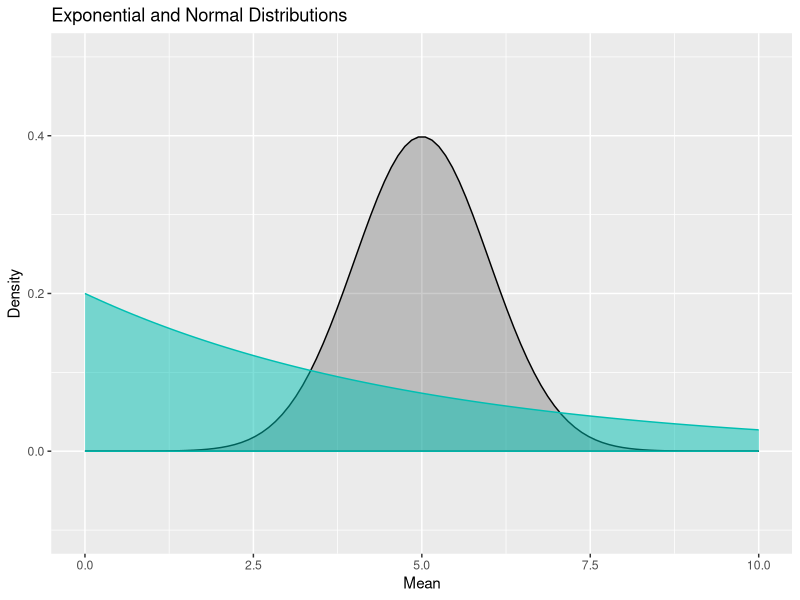
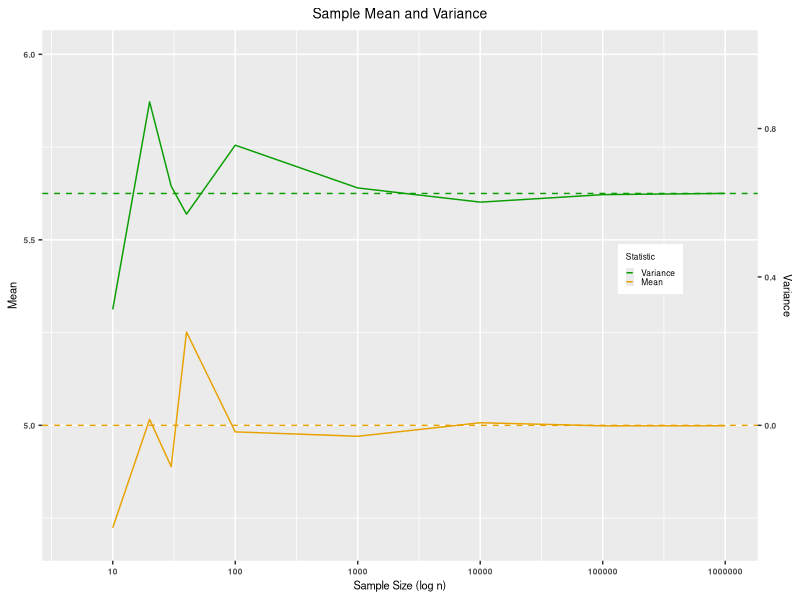
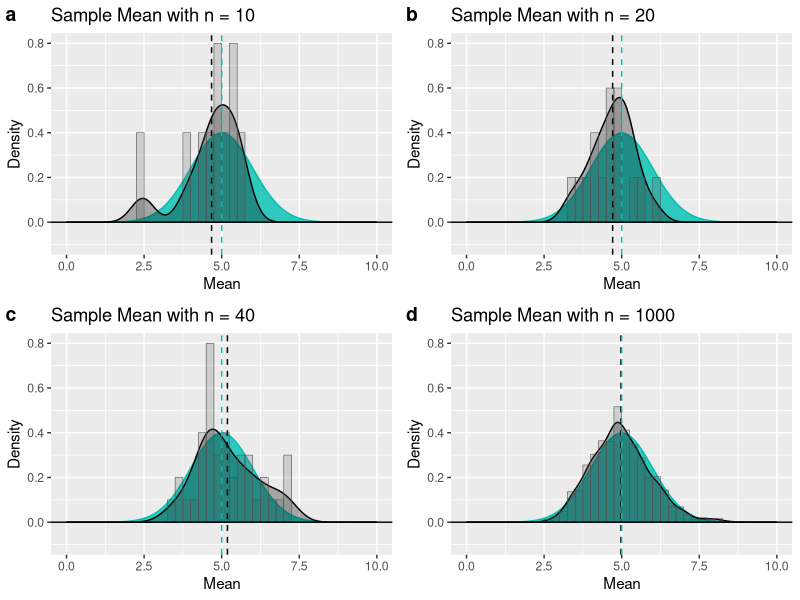

The R script that drew these images, in order: (Note: this script raises an error after producing the figures.)
## ---- chunk 1
knitr::opts_chunk$set(echo = TRUE)
## ---- chunk 2
options(scipen = 999)
options(digits = 3)

# Verify the simulation data is formatted as a list of n matrices
VERIFY_SOURCE_FILE = FALSE    # store to file
VERIFY_SOURCE_SCR  = FALSE    # print to screen
RUN_SIM_VERIFY     = FALSE    # run verification tests

# Verify the mean column data is stored as a list of lists.
VERIFY_MEAN_DISTRIB_FILE  = FALSE
VERIFY_MEAN_DISTRIB_SCR   = FALSE
RUN_VERIFY_MEAN_DISTRIB   = FALSE

# Verify the mean distribution images
VERIFY_MEAN_DIST_IMG      = FALSE
VERIFY_MEAN_DIST_IMG_FILE = FALSE
RUN_MEAN_DIST_IMG         = FALSE

# Verify the simulation data
VERIFY_SAMPLE_STATS_FILE  = FALSE
VERIFY_SAMPLE_STATS_SCR   = FALSE
RUN_VERIFY_STATS          = FALSE

# Verify the mean convergence image
VERIFY_CONVERGE_IMG       = FALSE
RUN_VERIFY_CONVERGE_IMG   = FALSE

# Verify the Tooth image
VERIFY_TOOTH_DATA         = FALSE
RUN_VERIFY_TOOTH_DATA     = FALSE

# Verify the TOOTH image
VERIFY_TOOTH_IMG          = FALSE
RUN_VERIFY_TOOTH_IMG      = FALSE

# Verify the convergence table
VERIFY_CONVERGE_TABLE     = FALSE
RUN_VERIFY_CONVERGE_TABLE = FALSE

# Verify the convergence table
VERIFY_TOOTH_SUMMARY      = FALSE
RUN_VERIFY_TOOTH_SUMMARY  = FALSE

# Verify the convergence table
RUN_CALCULATE_AREA_D      = FALSE
VERIFY_CALCULATE_AREA_D   = FALSE

# Verify the convergence table
EXECUTE                   = TRUE

library(dplyr)
library(ggplot2)
library(gridExtra)
library(knitr)
library(kableExtra)
library(ggpubr)
library(matrixStats)
library(data.table)
library(sfsmisc)

set.seed(2063)

LAMBDA       <- 0.2
SAMPLE_SIZE   <- 40
MU           <- 1/LAMBDA
SIGMA        <- 1/LAMBDA
VARIANCE     <- SIGMA^2
SAMPLE_ERR     <- SIGMA/sqrt(SAMPLE_SIZE)
SAMPLE_VAR   <- SAMPLE_ERR^2

if(FALSE)
{
  print("CONSTANTS")
  print(paste0("LAMBDA            = ", LAMBDA))
  print(paste0("SAMPLE_SIZE        = ", SAMPLE_SIZE))
  print(paste0("MU                = ", MU))
  print(paste0("SIGMA             = ", SIGMA))
  print(paste0("VARIANCE          = ", VARIANCE))
  print(paste0("SAMPLE_ERR          = ", SAMPLE_ERR))
}

## ---- chunk 3

# generateSimulationData <- function(sampleRepetition)
# {
#   if(RUN_SIM_VERIFY & VERIFY_MEAN_DISTRIB_SCR | FALSE)
#   {
#     print("generateSampleMeansLists: verify inputs")
#     print(paste0("sampleRepetitions = ", sampleRepetition))
#     print(paste0("SAMPLE_SIZE   = ", SAMPLE_SIZE))
#     print(paste0("LAMBDA       = ", LAMBDA))
#   }
# 
#   # ----------------------------------------------------------------------------------
#   simData <- list()
# 
#   for (i in 1:length(sampleRepetition)) {
#     simData[[i]] <- matrix(rexp(sampleRepetition[i]*SAMPLE_SIZE, LAMBDA),
#                                    nrow = SAMPLE_SIZE, ncol = sampleRepetition[i])
#   }
# 
# 
#   # ----------------------------------------------------------------------------------
# 
#   if(RUN_SIM_VERIFY & VERIFY_SOURCE_FILE | FALSE)
#   {
#     print("generateSampleMeansLists: store in simData_#.csv")
#     filename <- paste0("simData_", sampleRepetition[i], ".csv")
#     write.csv(sampleMatrix, filename, row.names=FALSE)
#   }
# 
#   if(RUN_SIM_VERIFY & VERIFY_SOURCE_SCR | FALSE)
#   {
#     print("generateSampleMeansLists: ")
#     print(simData)
#   }
# 
#   return (simData)
# }
# 
# if(RUN_SIM_VERIFY)
# {
#   sampleRepetition  <- c(10, 20, 30, 40)
# 
#   simData <- generateSampleMeansLists(sampleRepetition)
# 
#   print("RUN_SIM_VERIFY: simData")
#   print(simData)
# }

## ---- chunk 4

# generateMeanDist <- function(sampleRepetition, simData)
# {
#   if(VERIFY_MEAN_DISTRIB_SCR | FALSE)
#   {
#     print("generateMeanDist: verify inputs")
#     print(paste0("sampleRepetitions = ", sampleRepetition))
#     print(paste0("LAMBDA            = ", LAMBDA))
#     print(paste0("MU                = ", MU))
#     print(paste0("VARIANCE            = ", VARIANCE))
#     print(paste0("SAMPLE_ERR         = ", SAMPLE_ERR))
#     # print("simData = ")
#     # print(simData)
#     print("Test sim data separately")
#   }
# 
#   # ----------------------------------------------------------------------------------
#   # distributions     <- list()
#   sampleMeansLists <- list()
# 
#   for (i in 1:length(sampleRepetition)) {
#     sampleMeansLists[[i]]   <- colMeans(simData[[i]])
#   }
# #
# #   transformToN <- function(sample) {
# #     (sample - MU)/SAMPLE_ERR
# #   }
# #
# #   for (i in 1:length(sampleRepetition)) {
# #     sampleMeansLists[[i]]   <- lapply(distributions[[i]], transformToN)
# #     sampleMeansLists[[i]]   <- c(unlist(sampleMeansLists[[i]]))
# #   }
# 
#   if(VERIFY_MEAN_DISTRIB_SCR | FALSE)
#   {
#     for (i in 1:length(sampleRepetition)) {
#       # print("distributions = ")
#       # print(distributions[i])
#       print("sampleMeansLists = ")
#       print(sampleMeansLists[i])
#     }
#   }
# 
#   # ----------------------------------------------------------------------------------
# 
#   if(VERIFY_MEAN_DISTRIB_FILE | FALSE)
#   {
#     print("generateMeanDist: store in simData_#.csv")
#     for (i in 1:length(sampleRepetition)) {
#       filename <- paste0("sampleMeansLists_", sampleRepetition[i], ".csv")
#       write.csv(sampleMeansLists[[i]], filename, row.names=FALSE)
# 
#       filename2 <- paste0("distributions_", sampleRepetition[i], ".csv")
#       write.csv(distributions[[i]], filename2, row.names=FALSE)
#     }
#   }
# 
#   if(VERIFY_MEAN_DISTRIB_SCR | FALSE)
#   {
#     print("generateMeanDist: sampleMeansLists")
#     print(sampleMeansLists)
#   }
# 
#   return (sampleMeansLists)
# }
# 
# if(RUN_VERIFY_MEAN_DISTRIB)
# {
#   sampleRepetition  <- c(10, 20, 30, 40)
# 
#   simData           <- generateSampleMeansLists(sampleRepetition)
#   sampleMeansLists <- generateMeanDist(sampleRepetition, simData)
#   # sampleMeansLists <- generateSampleMeansLists(sampleRepetition)
# 
#   print("RUN_VERIFY_MEAN_DISTRIB: sampleMeansLists")
#   print(sampleMeansLists)
# }

## ---- chunk 5
generateExponentialData <- function(sample)
{
  simData <- matrix(rexp(sample*SAMPLE_SIZE, LAMBDA), nrow = SAMPLE_SIZE, ncol = sample)
  
  if(VERIFY_SAMPLE_STATS_SCR | FALSE)
  {
    print("generateExponentialData: verify inputs")
    print(paste0("MU           = ", MU))
    print(paste0("var          = ", VARIANCE))
    print(paste0("sample      = ", sample))
    print(paste0("SAMPLE_SIZE   = ", SAMPLE_SIZE))
    print("simData = ")
    print(simData)
    # print("Test simData separately")
  }
  return (simData)
}
## ---- chunk 6
calculateSampleMeansStats <- function (sampleRepetition)
{
  sampleStats <- data.frame(N_obs = integer(), mu = double(), muErr = double(),
                            variation = double(), varErr = double())

  for (sample in 1:length(sampleRepetition)) {
    simData       <- generateExponentialData(sampleRepetition[[sample]])
    sampleMeans   <- colMeans(simData)
    if(VERIFY_SAMPLE_STATS_SCR | FALSE)
    {
      print("generateSampleMeansLists: verify inputs")
      print(paste0("MU           = ", MU))
      print(paste0("var          = ", VARIANCE))
      print("sampleMeans = ")
      print(sampleMeans)
      # print("Test sampleMeans separately")
      # print("simData = ")
      # print(simData)
      print("Test simData separately")
    }
 
    xbar          <- mean(sampleMeans)
    sig_2         <- var(sampleMeans)

    sampleStats  <- rbind(sampleStats,
                           c(sampleRepetition[sample], xbar, abs((MU - xbar)/xbar),
                             sig_2, abs((SAMPLE_VAR - sig_2)/sig_2)))
  }
  colnames(sampleStats) <- c("NRep", "Mean", "Absolute\nError of\nMean",
                             "Variance", "Absolute\nError of\nVariance")
  # -----------------------------------------------------------------------------

  sampleStats <- cbind(sampleStats, OffsetVar = sampleStats$Variance + 5)

  return (sampleStats)
}

## ---- chunk 7

generateToothData <- function (ToothGrowth)
{
  if(RUN_VERIFY_TOOTH_DATA | FALSE)
  {
    print("generateToothData: verify inputs")
    print("ToothGrowth = ")
    print(ToothGrowth)
  }

  # -----------------------------------------------------------------------------
  allFactor   <- as.factor(paste0(ToothGrowth$supp, "-", ToothGrowth$dose))
  ToothGrowth <- cbind(ToothGrowth, allFactor)
  # -----------------------------------------------------------------------------

  if(VERIFY_TOOTH_DATA & RUN_VERIFY_TOOTH_DATA | FALSE)
  {
    print("generateToothData: output")
    print("ToothGrowth = ")
    print(ToothGrowth)
  }

  return (ToothGrowth)

}

if(RUN_VERIFY_TOOTH_DATA | FALSE)
{
  doses      = c(0.5, 1.0, 2.0) # mg/day
  supplement = c("OJ", "AA")    # supplement of AA, OJ - Orange Juice, AA - Ascorbic Acid

  nPigs    <- 60
  nLength  <- nPigs/(length(doses)*length(supplement))
  nBins    <- nPigs/nLength
  # bw       <- c(3, 3, 4, 3, 3, 4)

  ToothGrowth <- generateToothData(ToothGrowth)
  print("RUN_VERIFY_TOOTH_DATA: ToothGrowth data")
  print(ToothGrowth)
}


## ---- chunk 8

generateToothImage <- function (ToothGrowth)
{
  if(VERIFY_TOOTH_IMG | FALSE)
  {
    print("generateToothImage: verify inputs")
    print("ToothGrowth = ")
    print(ToothGrowth)
  }

  ToothGrowth$dotColor <- c(rep("blue",10),
                            rep("green",10),
                            rep("orange",10),
                            rep("purple",10),
                            rep("yellow",10),
                            rep("red",10))
  
  plt <- ggplot(ToothGrowth, aes(x = allFactor, y = len)) +
    geom_boxplot() +
    geom_dotplot(binaxis='y',
                 stackdir='center',
                 dotsize = 0.5,
                 fill = ToothGrowth$dotColor) +
    labs(title="Effect of Vitamin C on Tooth Growth",
         subtitle="Supplement and Dosage",
         caption="Source: C. I. Bliss (1952). The Statistics of Bioassay. Academic Press.",
         x="Supplement (OJ, VC), Dosage(0.5, 1.0, 2.0)",
         y="Tooth Length")
  
  
  ggsave(plot = plt, width = 4.0, height = 3.5, dpi = 300,
         filename = "teeth.png")
}

if(RUN_VERIFY_TOOTH_IMG)
{
  ToothGrowth <- generateToothData(ToothGrowth)
  generateToothImage(ToothGrowth)
  print("RUN_VERIFY_TOOTH_IMG: check image")
}

## ---- chunk 9

# Now in the second portion of the project, we're going to analyze the ToothGrowth data in the R datasets package.
# Load the ToothGrowth data and perform some basic exploratory data analyses

# Provide a basic summary of the data.

# Use confidence intervals and/or hypothesis tests to compare tooth growth by supp and dose. (Only use the techniques from class, even if there's other approaches worth considering)

# State your conclusions and the assumptions needed for your conclusions.

# The response is the length of odontoblasts (cells responsible for tooth
# growth) in 60 guinea pigs. Each animal received one of three dose levels of
# vitamin C (0.5, 1, and 2 mg/day) by one of two delivery methods, orange juice
# or ascorbic acid (a form of vitamin C and coded as AA).
# https://www.rdocumentation.org/packages/datasets/versions/3.6.2/topics/ToothGrowth

## ---- chunk 10
baseImage <- function(n)
{
  plot <- ggplot() +
    stat_function(fun = dnorm, args = c(mean =  5, sd = 1), n = n,
        color = "#000000", fill = "#000000", geom = "area", alpha = 0.2) +
    stat_function(fun = dexp, args = c(rate =  0.2), n = n,
        color = "#00bfb2", fill = "#00bfb2", geom = "area", alpha = 0.5) +
    ggtitle("Exponential and Normal Distributions") +
    scale_x_continuous(limits = c(0, 10), "Mean") +
    scale_y_continuous(limits = c(-0.1, 0.5), "Density")

  ggsave(plot = plot, width = 6.0, height = 4.0, dpi = 300, filename = "base.png")
}
## ---- chunk 11
convergenceImage <- function(sampleRepetition)
{
  sampleStats <- calculateSampleMeansStats(sampleRepetition)

  if(VERIFY_CONVERGE_IMG | FALSE)
  {
    print("calculateSampleMeansStats: verify inputs")
    print(paste0("MU           = ", MU))
    print(paste0("var          = ", VARIANCE))
    # print("sampleRepetition = ")
    # print(sampleRepetition)
    print("Test sampleRepetition separately")
    print("sampleStats = ")
    print(sampleStats)
    # print("Test sampleStats separately")
  }
  graphTics   <- c(10, 100, 1000, 10000, 100000, 1000000)

  plt <- ggplot(sampleStats, aes(x = as.numeric(NRep))) +
    geom_hline(yintercept = 5, color="#e8a200", linewidth = 0.5, linetype = 2) +
    geom_hline(yintercept = 5.625, color="#099e02", linewidth = 0.5, linetype = 2) +
    geom_line(aes(y=OffsetVar, color='Variance')) +
    geom_line(aes(y=Mean, color='Mean')) +
    scale_x_log10(breaks = graphTics, limits = c(4.9, 1000000.0)) +
    # scale_x_log10(breaks = graphTics, limits = c(0.1, 1000000.0)) +
    scale_y_continuous(limits = c(4.7, 6.0), "Mean",
    sec.axis = sec_axis(~ . -5, name = "Variance")) +
    ggtitle("Sample Mean and Variance") + xlab("Sample Size (log n)") +
    scale_color_manual(
      name='Statistic', breaks=c('Variance', 'Mean'),
      values=c('Mean'='#e8a200', 'Variance'='#099e02')) +
    theme(plot.title = element_text(size = 10, hjust = 0.5),
          axis.title.x = element_text(size = 8),
          axis.title.y = element_text(size = 8),
          axis.text.x = element_text(face="bold", size=6),
          axis.text.y = element_text(face="bold", size=6),
          legend.title = element_text(size = 6),
          legend.text = element_text(size = 6),
          legend.key.size = unit(2, 'mm'),
          legend.position = c(0.85, 0.55))

  ggsave(plot = plt, width = 4.0, height = 2.5, dpi = 300,
         filename = "converge.png")
}

## ---- chunk 12
normalDistributionImages <- function(sampleRepetition)
{
  binRange          <- seq(2.0, 9.0, by = 0.25)

  if(VERIFY_MEAN_DIST_IMG | FALSE)
  {
    print("imageNormalDistribution: verify inputs")
    print(paste0("sampleRepetitions = ", sampleRepetition))
    print(paste0("SAMPLE_SIZE        = ", SAMPLE_SIZE))
    print(paste0("LAMBDA            = ", LAMBDA))
    print(paste0("MU                = ", MU))
    print(paste0("VARIANCE          = ", VARIANCE))
    print(paste0("SAMPLE_ERR          = ", SAMPLE_ERR))
    print("binRange = ")
    print(binRange)
    # print("Test binRange separately")
    print("sampleMeansLists = ")
    print(sampleMeansLists)
    # print("Test sampleMeansLists separately")
  }
  # -----------------------------------------------------------------------------
  label <- c("a", "b","c","d")
  pltList <- list()

  transformToN <- function(sample) {
    (sample - MU)/SAMPLE_ERR + MU
  }

  simData  <- list()
  colData  <- list()
  sampleMeans  <- list()
  sourceData  <- list()
  # for (i in 1:length(sampleRepetition)) {
  #   simData[[i]]   <- generateExponentialData(sampleRepetition[i])
  #   colData[[i]]   <- colMeans(simData[[i]])
  # }
  # 
  # for (i in 1:length(sampleRepetition)) {
  #   sampleMeans[[i]] <- data.frame(pdf = c(unlist(lapply(colData[[i]], transformToN))))
  #   sourceData[[i]]  <- data.frame(pdf = c(unlist(lapply(simData[[i]], transformToN))))
  # }
  for (i in 1:length(sampleRepetition)) {
    # simData[[i]]   <- generateExponentialData(sampleRepetition[i])
    # colData[[i]]   <- colMeans(simData[[i]])
    # sampleMeans[[i]] <- data.frame(pdf = c(unlist(lapply(colData[[i]], transformToN))))
    # sourceData[[i]]  <- data.frame(pdf = c(unlist(lapply(simData[[i]], transformToN))))
    simData[[i]]   <- generateExponentialData(sampleRepetition[i])
    colData[[i]]   <- colMeans(simData[[i]])
    sampleMeans[[i]] <- data.frame(pdf = c(unlist(lapply(colData[[i]], transformToN))))
    sourceData[[i]]  <- data.frame(pdf = c(unlist(lapply(simData[[i]], transformToN))))
  # }
  # 
  # for (i in 1:length(sampleRepetition)) {

    if(VERIFY_MEAN_DIST_IMG | FALSE)
    {
      print("imageNormalDistribution: sampleMeans")
      print(sampleMeans[[i]])
      print(sourceData[[i]])
    }

    if(VERIFY_MEAN_DIST_IMG_FILE | FALSE)
    {
      print("generateMeanDist: store in simData_#.csv")
      filename <- paste0("sampleMeansListsIMG_", sampleRepetition[i], ".csv")
      write.csv(sampleMeansLists[[i]], filename, row.names=FALSE)

      filename2 <- paste0("sampleMeans", sampleRepetition[i], ".csv")
      write.csv(sampleMeans, filename2, row.names=FALSE)
    }

    pltList[[i]] <- ggplot(sampleMeans[[i]], aes(x = pdf)) +
      stat_function(fun = function (x) dnorm(x, mean =  5, sd = 1),
        color = "#00bfb2", fill = "#00bfb2", geom = "area", alpha = 0.8) +
      geom_density(alpha = 0.3, color = "#000000", fill="#000000")  +
      geom_histogram(aes(y = after_stat(density)), breaks = binRange,
                     alpha = 0.2, color = "#505050", linewidth = 0.2) +
      # geom_density(data = sourceData[[i]], alpha = 0.3, color = "#000000", fill="#000000")  +
      # lines(density(sourceData$pdf), col="blue", lwd=2) +
      geom_vline(aes(xintercept=mean(pdf)), color="#000000", linewidth = 0.5, linetype = 2) +
      geom_vline(aes(xintercept = MU), color="#00bfb2", linewidth = 0.5, linetype = 2) +
      geom_hline(yintercept=0, color="#000000", linewidth = 0.5) +
      ggtitle(paste0("Sample Mean with n = ", sampleRepetition[i])) +
      scale_x_continuous(limits = c(0, 10), "Mean") +
      scale_y_continuous(limits = c(-0.1, 0.8), "Density")
  }

  plt <- ggarrange(pltList[[1]], pltList[[2]], pltList[[3]], pltList[[4]],
          labels = label, ncol = 2, nrow = 2)
  ggsave(plot = plt, width = 6.0, height = 4.0, dpi = 300, filename = "distribution.png")
}

if(RUN_MEAN_DIST_IMG)
{
  sampleRepetition  <- c(10, 20, 30, 1000)
  binRange          <- seq(-3.0, 10.0, by = 0.5)

  simData           <- generateSampleMeansLists(sampleRepetition)
  sampleMeansLists <- generateMeanDist(sampleRepetition, simData)
  imageNormalDistribution(sampleRepetition, sampleMeansLists, binRange)

  print("RUN_MEAN_DIST_IMG: check image")
}

## ---- chunk 13
generateConvergeTable <- function (sampleRepetition)
{
  sampleStats <- calculateSampleMeansStats(sampleRepetition)

  if(VERIFY_CONVERGE_TABLE | FALSE)
  {
    print("imageConvergence: verify inputs")
    print(paste0("sampleStats  = ", sampleStats))
  }

  # -----------------------------------------------------------------------------

  resTable <- knitr::kable(sampleStats, "latex",
    caption = paste0("table"), digits = 3, align = "llll", row.names = TRUE) %>%
    kable_styling(bootstrap_options = c("striped", "hover"),
                  full_width = F,
                  # position = "left",
                  font_size = 8) %>%
    column_spec(column=1, width="0.2cm") %>%
    column_spec(column=2, width="1.0cm") %>%
    column_spec(column=3, width="0.7cm") %>%
    column_spec(column=4, width="1.5cm") %>%
    column_spec(column=5, width="1.0cm") %>%
    column_spec(column=6, width="1.5cm") %>%
    kable_classic_2()
  # -----------------------------------------------------------------------------

  return (resTable)

}

if(RUN_VERIFY_CONVERGE_TABLE)
{
  LAMBDA       <- 0.2
  SAMPLE_SIZE   <- 40
  MU           <- 1/LAMBDA
  var          <- MU^2/sqrt(SAMPLE_SIZE)
  sampleRepetition  <- c(10, 100, 1000, 10000, 100000, 1000000)

  simData           <- generateSampleMeansLists(sampleRepetition, SAMPLE_SIZE, LAMBDA)
  sampleMeansLists  <- calcSampleMeansLists(sampleRepetition, simData)
  sampleMeansStats  <- getSampleMeansStats(sampleRepetition, sampleMeansLists, MU, var)
  resTable          <- generateConvergeTable(sampleMeansStats)

  print("RUN_VERIFY_CONVERGE_TABLE: : resTable")
}

## ---- chunk 14

if(EXECUTE & TRUE)
{
  baseImage(100)

  sampleRepetition  <- c(10, 20, 30, 40, 100, 1000, 10000, 100000, 1000000)
  convergenceImage(sampleRepetition)

  resTable <- generateConvergeTable(sampleRepetition)

  sampleRepetition  <- c(10, 20, 40, 1000)
  normalDistributionImages(sampleRepetition)

  # print(paste0("mu = ", MU, " sample size = ", SAMPLE_SIZE, " var = ", var))
  # # histogram plots
  # sampleRepetition  <- c(10, 30, 40, 1000)
  # 
  # simData          <- generateExponentialData(sampleRepetition)
  # sampleMeansLists <- generateSampleMeansLists(sampleRepetition, simData)
  # 
  # imageNormalDistribution(sampleRepetition, sampleMeansLists, simData, binRange)

  # # convergence plot
  # sampleRepetition <- c(10, 20, 30, 40, 100, 1000, 10000, 100000, 1000000)
  # 
  # sampleMeansLists <- generateSampleMeansLists(sampleRepetition)
  # sampleMeansStats <- calculateSampleMeansStats(sampleRepetition, sampleMeansLists, MU, var)
  # # sampleStats      <- calculateSampleMeansStats(sampleRepetition, sampleMeansLists)
  # imageConvergencePlot(sampleRepetition, sampleMeansStats)
  # 
  # resTable <- generateConvergeTable(sampleMeansStats)
  
  # sampleMeansLists <- calcSampleMeansLists(sampleRepetition, simData)
  # sampleMeansStats  <- getSampleMeansStats(sampleRepetition, sampleMeansLists, MU, var)
  # resTable          <- generateConvergeTable(sampleMeansStats)

  # tooth plot
  # ToothGrowth <- generateToothData(ToothGrowth)
  # generateToothImage(ToothGrowth)
}

## ---- chunk 15
resTable
## ---- chunk 16
knitr::include_graphics("distribution.png")
## ---- chunk 17
  # knitr::kable(statData)
## ---- chunk 18
  # knitr::kable(histogramData)
## ---- chunk 19

# set.seed(101)
# 
# nSamples     <- 40
# LAMBDA       <- 0.2
# mu           <- 1/LAMBDA
# SIGMA        <- 1/LAMBDA
# var          <- 1/LAMBDA^2
# exponentSampleMatrix <- matrix()
# 
# # Simulate 1,000 samples with 40 observations each
# setSource <- function (SAMPLE_SIZE)
# {
#   meanColMatrix          <- matrix(nrow = 0, ncol = nSamples)
#   
#   # print(paste0("sample len ", length(SAMPLE_SIZE)))
#   # print("meanMat data")
#   # print("SAMPLE_SIZE[i]   mu   SIGMA")
# 
#   for (i in 1:length(SAMPLE_SIZE)) {
#     
#         #                                    40
#         # +-+-+-+-+-+-+-+-+-+-+-+-+-+-+-+-+-+-+-+-+-+-+-+-+-+-+-+-+-+-+-+-+-+-+-+-+-+-+-+
#         # +-+-+-+-+-+-+-+-+-+-+-+-+-+-+-+-+-+-+-+-+-+-+-+-+-+-+-+-+-+-+-+-+-+-+-+-+-+-+-+
#         # +-+-+-+-+-+-+-+-+-+-+-+-+-+-+-+-+-+-+-+-+-+-+-+-+-+-+-+-+-+-+-+-+-+-+-+-+-+-+-+
#         # +-+-+-+-+-+-+-+-+-+-+-+-+-+-+-+-+-+-+-+-+-+-+-+-+-+-+-+-+-+-+-+-+-+-+-+-+-+-+-+
#         # +-+-+-+-+-+-+-+-+-+-+-+-+-+-+-+-+-+-+-+-+-+-+-+-+-+-+-+-+-+-+-+-+-+-+-+-+-+-+-+  nSamples
#         # +-+-+-+-+-+-+-+-+-+-+-+-+-+-+-+-+-+-+-+-+-+-+-+-+-+-+-+-+-+-+-+-+-+-+-+-+-+-+-+
#         # +-+-+-+-+-+-+-+-+-+-+-+-+-+-+-+-+-+-+-+-+-+-+-+-+-+-+-+-+-+-+-+-+-+-+-+-+-+-+-+
#         # +-+-+-+-+-+-+-+-+-+-+-+-+-+-+-+-+-+-+-+-+-+-+-+-+-+-+-+-+-+-+-+-+-+-+-+-+-+-+-+
#         # +-+-+-+-+-+-+-+-+-+-+-+-+-+-+-+-+-+-+-+-+-+-+-+-+-+-+-+-+-+-+-+-+-+-+-+-+-+-+-+
#         # +-+-+-+-+-+-+-+-+-+-+-+-+-+-+-+-+-+-+-+-+-+-+-+-+-+-+-+-+-+-+-+-+-+-+-+-+-+-+-+
# 
# # MDist   ------------------------------------------------------------------------------> 10z`
# # MDist   ------------------------------------------------------------------------------> 20
# 
#     exponentSampleMatrix <- matrix(rexp(SAMPLE_SIZE[i]*nSamples, LAMBDA), 
#                                    nrow = SAMPLE_SIZE[i], ncol = nSamples)
#           
# 
#     # print("setSource: dims(exponentSampleMatrix)")
#     # print(dim(exponentSampleMatrix))
#     # print("setSource: colMeans(exponentSampleMatrix)")
#     # print(colMeans(exponentSampleMatrix))
#     # print(exponentSampleMatrix)
#     
#     meanColMatrix       <- rbind(meanColMatrix, colMeans(exponentSampleMatrix))
# 
#     filename <- paste0("sampleMatrix", SAMPLE_SIZE[i], ".csv")
#     write.csv(exponentSampleMatrix, filename, row.names=FALSE)
# 
#     filename <- paste0("meanColMatrix", SAMPLE_SIZE[i], ".csv")
#     write.csv(meanColMatrix, filename, row.names=FALSE)
# 
#     mu      <- mean(meanColMatrix[i,])
#     VARIANCE   <- var(meanColMatrix[i,])
#     print(paste0(SAMPLE_SIZE[i], "   ", mu, "   ", VARIANCE))
#   }
# 
#   return (meanColMatrix)
# }
# 

## ---- chunk 20
# 
# generateSampleStats <- function (SAMPLE_SIZE, meanColMatrix)
# {
#   print("generateSampleStats: meanColMatrix")
#   # print(dim(meanColMatrix))
#   # print(meanColMatrix)
# 
#   sampleStats         <- data.frame()
#   for (i in 1:length(SAMPLE_SIZE)) {
#     # print("generateSampleStats: length(meanColMatrix[i,]")
#     # print(length(meanColMatrix[i,]))
#     # print("generateSampleStats: meanColMatrix[i]")
#     # print(meanColMatrix)
#     sampleStats  <-
#       rbind(sampleStats, list(SAMPLE_SIZE[i], mean(meanColMatrix[i,]), var(meanColMatrix[i,])))
#   }
#   colnames(sampleStats) <- c("Size", "Mean", "Variance")
# 
# print("generateSampleStats: sampleStats")
# # print(sampleStats)
# filename <- paste0("sampleStats", SAMPLE_SIZE[i], ".csv")
# write.csv(sampleStats, filename, row.names = FALSE)
# 
#   return (sampleStats)
# }
# SAMPLE_SIZE   <- c(10, 20, 30, 40)
# # SAMPLE_SIZE   <- c(10, 20, 30, 40, 100, 1000, 10000, 100000, 1000000, 10000000)
# meanColMatrix   <- setSource(SAMPLE_SIZE)
# sampleStats  <- generateSampleStats(SAMPLE_SIZE, meanColMatrix)
